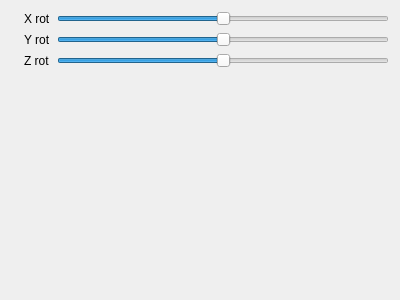
<?xml version="1.0" encoding="UTF-8"?>
<ui version="4.0">
 <class>MainWindow</class>
 <widget class="QMainWindow" name="MainWindow">
  <property name="geometry">
   <rect>
    <x>0</x>
    <y>0</y>
    <width>400</width>
    <height>300</height>
   </rect>
  </property>
  <property name="windowTitle">
   <string>MainWindow</string>
  </property>
  <widget class="QWidget" name="centralWidget">
   <layout class="QHBoxLayout" name="horizontalLayout">
    <item>
     <widget class="QLabel" name="image">
      <property name="text">
       <string/>
      </property>
     </widget>
    </item>
    <item>
     <layout class="QFormLayout" name="formLayout">
      <item row="0" column="0">
       <widget class="QLabel" name="label">
        <property name="text">
         <string>X rot</string>
        </property>
       </widget>
      </item>
      <item row="0" column="1">
       <widget class="QSlider" name="sXRot">
        <property name="maximum">
         <number>360</number>
        </property>
        <property name="value">
         <number>180</number>
        </property>
        <property name="orientation">
         <enum>Qt::Horizontal</enum>
        </property>
       </widget>
      </item>
      <item row="1" column="0">
       <widget class="QLabel" name="label_2">
        <property name="text">
         <string>Y rot</string>
        </property>
       </widget>
      </item>
      <item row="2" column="0">
       <widget class="QLabel" name="label_3">
        <property name="text">
         <string>Z rot</string>
        </property>
       </widget>
      </item>
      <item row="1" column="1">
       <widget class="QSlider" name="sYRot">
        <property name="maximum">
         <number>360</number>
        </property>
        <property name="value">
         <number>180</number>
        </property>
        <property name="orientation">
         <enum>Qt::Horizontal</enum>
        </property>
       </widget>
      </item>
      <item row="2" column="1">
       <widget class="QSlider" name="sZRot">
        <property name="maximum">
         <number>360</number>
        </property>
        <property name="value">
         <number>180</number>
        </property>
        <property name="orientation">
         <enum>Qt::Horizontal</enum>
        </property>
       </widget>
      </item>
     </layout>
    </item>
   </layout>
  </widget>
 </widget>
 <layoutdefault spacing="6" margin="11"/>
 <resources/>
 <connections/>
</ui>
